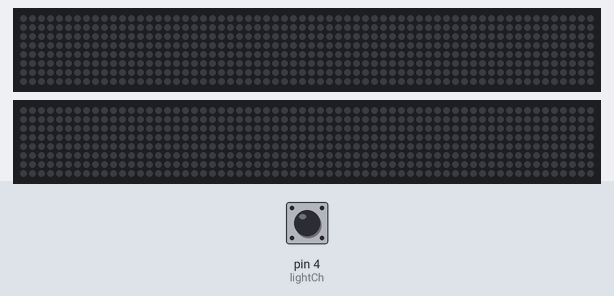
The sketch below on a simulated Arduino Uno, built with avr-gcc and run on an emulated ATmega328P. Shown: 2 × 64×8 RGB LED matrix (first LED top left, wired row by row). The test bench sets the inputs (shaded band); at power-on: pin 4 (lightCh) LOW. Dim RGB values are drawn brighter than linear.

Above: at 1.3 s.
1.4 s: pin 4 (lightCh) pulsed HIGH 2 times (0.12 s each, 0.3 s apart)
At 4.13 s:
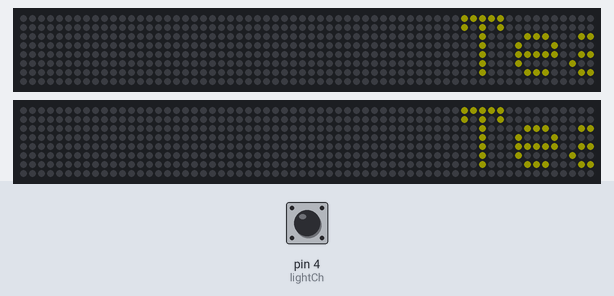
At 33.92 s:
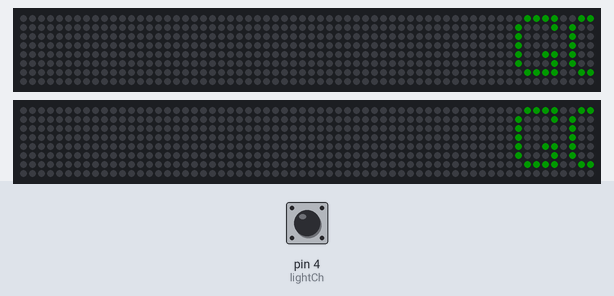

The sketch:

Lights.ino
```cpp
#include <Adafruit_NeoPixel.h>
#include <Adafruit_NeoMatrix.h>
#include <gamma.h>
#include <Adafruit_GFX.h>
#include <gfxfont.h>

#ifndef PSTR
  #define PSTR // Make Arduino Due happy
#endif

// reciever pins
#define lightCh 4

// channel Variables
int durationLightCh = 0;
int previousTimeLightCh = micros();

// define right display
#define pin1 2  //data pin the matrix is connected to
#define hPixels1 32 //number of horixontal pixels per board
#define vPixels1 8 //number of vertical pixels per board
#define hBoards1 2 //number of horizontal boards
#define vBoards1 1 //number of vertical boards
Adafruit_NeoMatrix rightPanel = Adafruit_NeoMatrix(hPixels1,vPixels1,hBoards1,vBoards1,pin1,NEO_MATRIX_TOP + NEO_MATRIX_LEFT + NEO_MATRIX_COLUMNS + NEO_MATRIX_ZIGZAG,NEO_GRB + NEO_KHZ800);

// define left display
#define pin2 3  //data pin the matrix is connected to
#define hPixels2 32 //number of horixontal pixels per board
#define vPixels2 8 //number of vertical pixels per board
#define hBoards2 2 //number of horizontal boards
#define vBoards2 1 //number of vertical boards
Adafruit_NeoMatrix leftPanel = Adafruit_NeoMatrix(hPixels2,vPixels2,hBoards2,vBoards2,pin2,NEO_MATRIX_TOP + NEO_MATRIX_LEFT + NEO_MATRIX_COLUMNS + NEO_MATRIX_ZIGZAG,NEO_GRB + NEO_KHZ800);

////////////////////////////////////
// |                            | //
// |  List Of Helpful Functions | //
// V                            V //
////////////////////////////////////

//PRINTING TEXT
//matrix.Color(r,g,b) determines the color value based on r g b
//matrix.setCursor(x,y) moves cursor to coordinates x,y
//matrix.setTextColor(c) determines the color c of text
//matrix.setTextSize(s) sets the size s of text, 1 = 8 pixels high
//matrix.print() print charachers to cursor posistion

//PRINTING SHAPES
//matrix.drawPixel(x,y,c) dispalys c color at coordinates x,y
//matrix.drawLine(x1,y1,x2,x2,c) draws a line from (x1,y1) to (x2,y2) in c color
//matrix.drawRect(x1,y1,x2,x2,c) draws a rectangle outline from (x1,y1) to (x2,y2) in c color
//matrix.fillRect(x1,y1,x2,x2,c) draws a solid rectangle from (x1,y1) to (x2,y2) in c color
//matrix.drawCircle(cp,r,c) draws a circle outline from cp center point to r radius in c color
//matrix.fillCircle(x,y,r,c) draws a solid circle from x,y center point to r radius in c color
//matrix.fillScreen(c) fills screen with c color

void setup(){
  // input definitions
  pinMode(lightCh,INPUT);

  // set up right display
  rightPanel.begin();
  rightPanel.fillScreen(0);
  rightPanel.setTextWrap(false);
  rightPanel.setBrightness(64);
  rightPanel.setCursor(0,0);
  rightPanel.setTextColor(rightPanel.Color(0,255,255));
  rightPanel.show();

  // set up left display
  leftPanel.begin();
  leftPanel.fillScreen(0);
  leftPanel.setTextWrap(false);
  leftPanel.setBrightness(64);
  leftPanel.setCursor(0,0);
  leftPanel.setTextColor(leftPanel.Color(0,255,255));
  leftPanel.show();
}

void loop(){
  // update rx channels
  updateChannels();

  // changing display mode
  if(durationLightCh < 1367){                           // switch B position 2
    teamMiniScroll();
    goLakersScroll();
  }
  if(durationLightCh > 1367 && durationLightCh < 1634){ // switch B position 1
    leftPanel.fillScreen(leftPanel.Color(100,0,0));
    rightPanel.fillScreen(rightPanel.Color(100,0,0));
    leftPanel.show();
    rightPanel.show();
    delay(250);
  }
  if(durationLightCh > 1634){                           // switch B position 0
    leftPanel.fillScreen(leftPanel.Color(0,100,0));
    rightPanel.fillScreen(rightPanel.Color(0,100,0));
    leftPanel.show();
    rightPanel.show();
    delay(250);
  }
}

void updateChannels(){
  while(digitalRead(lightCh) == LOW){}
  if(digitalRead(lightCh) == HIGH){
    previousTimeLightCh = micros();
    while(digitalRead(lightCh) == HIGH){}
    durationLightCh = micros() - previousTimeLightCh;
  }
}

void scrollText(Adafruit_NeoMatrix matrix,String str){
  int len = (str.length()+1)*5;
  for(int i=matrix.width();i>-len;i--){
    matrix.setCursor(i,0);
    matrix.print(str);
    matrix.show();
    matrix.fillScreen(0);
    delay(100);
    Serial.println("loop");
  }
  Serial.println("not");
}

void mini2(){
  leftPanel.fillScreen(0);
  rightPanel.fillScreen(0);
  rightPanel.setTextColor(rightPanel.Color(0,255,0));
  leftPanel.setTextColor(leftPanel.Color(0,255,0));
  rightPanel.setCursor(8,0);
  leftPanel.setCursor(8,0);
  rightPanel.print("MINI 2.0");
  leftPanel.print("MINI 2.0");
  rightPanel.show();
  leftPanel.show();
}

void mini2Scroll(){
  for(int i=64; i>-64; i--){
    leftPanel.fillScreen(leftPanel.Color(0,175,0));
    rightPanel.fillScreen(rightPanel.Color(0,175,0));
    rightPanel.setTextColor(rightPanel.Color(255,255,0));
    leftPanel.setTextColor(leftPanel.Color(255,255,0));
    rightPanel.setCursor(i,0);
    leftPanel.setCursor(i,0);
    rightPanel.print("MINI 2.0");
    leftPanel.print("MINI 2.0");
    rightPanel.show();
    leftPanel.show();
    rightPanel.fillScreen(0);
    leftPanel.fillScreen(0);
    //delay(30);
  }
}

void goBucsScroll(){
  for(int i=64; i>-64; i--){
    leftPanel.fillScreen(leftPanel.Color(0,0,200));
    rightPanel.fillScreen(rightPanel.Color(0,0,200));
    rightPanel.setTextColor(rightPanel.Color(255,255,255));
    leftPanel.setTextColor(leftPanel.Color(255,255,255));
    rightPanel.setCursor(i,0);
    leftPanel.setCursor(i,0);
    rightPanel.print("GO BUCS!");
    leftPanel.print("GO BUCS!");
    leftPanel.show();
    rightPanel.show();
  }
}

void goBucsStrobe(){
  leftPanel.fillScreen(leftPanel.Color(0,0,200));
  rightPanel.fillScreen(rightPanel.Color(0,0,200));
  rightPanel.setTextColor(rightPanel.Color(255,255,255));
  leftPanel.setTextColor(leftPanel.Color(255,255,255));
  rightPanel.setCursor(9,0);
  leftPanel.setCursor(9,0);
  rightPanel.print("GO BUCS!");
  leftPanel.print("GO BUCS!");
  rightPanel.show();
  leftPanel.show();
  delay(250);
  leftPanel.fillScreen(leftPanel.Color(255,255,255));
  rightPanel.fillScreen(rightPanel.Color(255,255,255));
  rightPanel.setTextColor(rightPanel.Color(0,0,200));
  leftPanel.setTextColor(leftPanel.Color(0,0,200));
  rightPanel.setCursor(9,0);
  leftPanel.setCursor(9,0);
  rightPanel.print("GO BUCS!");
  leftPanel.print("GO BUCS!");
  rightPanel.show();
  leftPanel.show();
  delay(250);
}

void goLakersScroll(){
  for(int i=64; i>-64; i--){
    leftPanel.fillScreen(0);
    rightPanel.fillScreen(0);
    rightPanel.setTextColor(rightPanel.Color(0,175,0));
    leftPanel.setTextColor(leftPanel.Color(0,175,0));
    rightPanel.setCursor(i,0);
    leftPanel.setCursor(i,0);
    rightPanel.print("GO Lakers!");
    leftPanel.print("GO Lakers!");
    leftPanel.show();
    rightPanel.show();
  }
}

void teamMiniScroll(){
  for(int i=64; i>-64; i--){
    leftPanel.fillScreen(0);
    rightPanel.fillScreen(0);
    rightPanel.setTextColor(rightPanel.Color(175,175,0));
    leftPanel.setTextColor(leftPanel.Color(175,175,0));
    rightPanel.setCursor(i,0);
    leftPanel.setCursor(i,0);
    rightPanel.print("Team Mini");
    leftPanel.print("Team Mini");
    leftPanel.show();
    rightPanel.show();
  }
}

void underConstructionScroll(){
  rightPanel.setTextColor(rightPanel.Color(255,255,0));
  leftPanel.setTextColor(leftPanel.Color(255,255,0));
  for(int i=64; i>-120; i--){
    leftPanel.fillScreen(0);
    rightPanel.fillScreen(0);
    rightPanel.setCursor(i,0);
    leftPanel.setCursor(i,0);
    rightPanel.print("Under Construction");
    leftPanel.print("Under Construction");
    leftPanel.show();
    rightPanel.show();
  }
}
```

Measured:
- after the input at 1.4 s, the LEDs: first change after 0.30 s (image 1 shows a later state)
